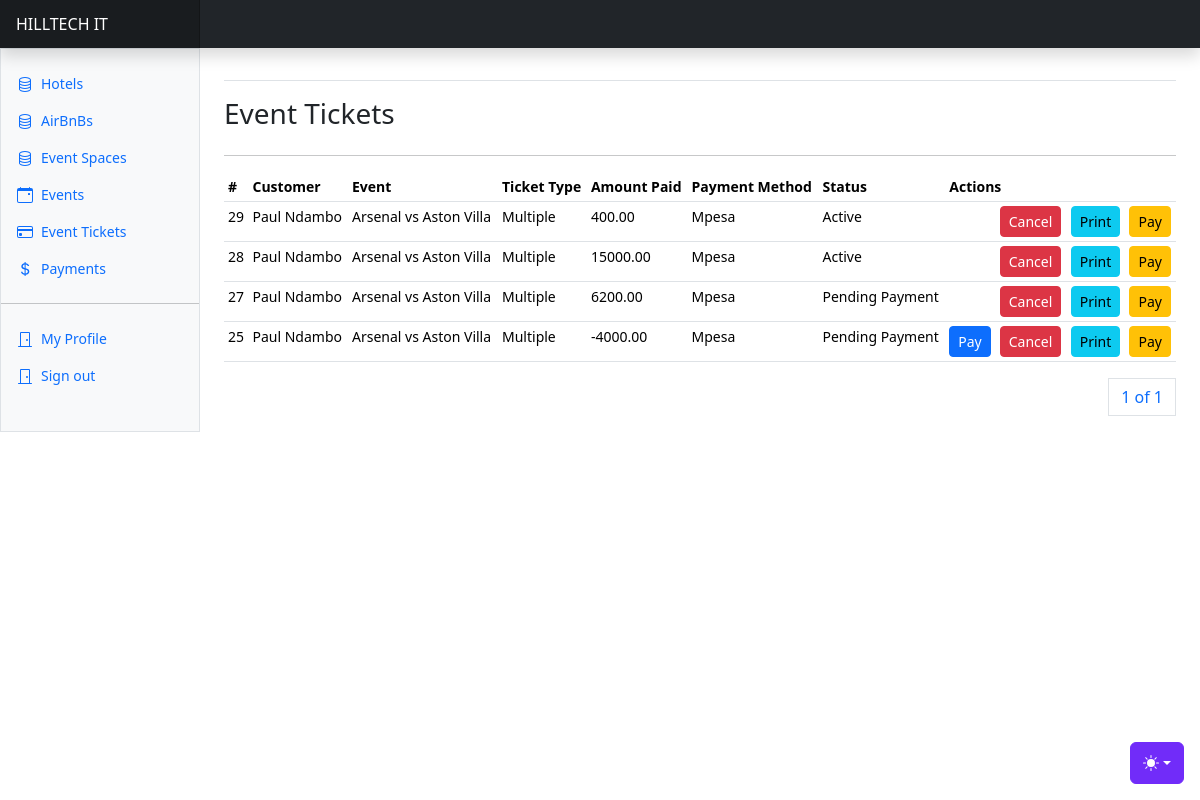
/events/tickets/ (signed in), run on an earlier commit of the app's database.
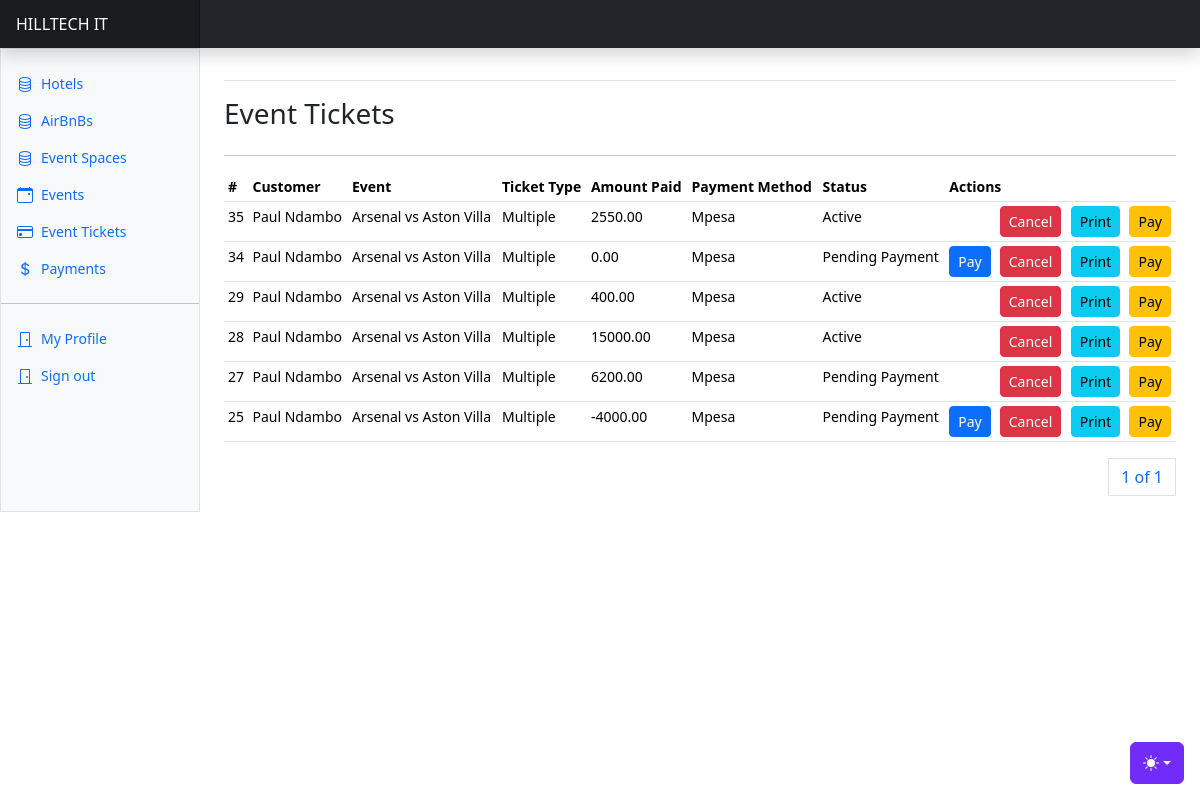
And on a later commit of the database.
### apps/events/models.py (models this page shows, shortened)
class EventTicket(AbstractBaseModel):
    ticket_number = models.CharField(max_length=255, null=True)
    user = models.ForeignKey("users.User", on_delete=models.CASCADE, related_name="usereventtickets")
    event = models.ForeignKey(
        Event, on_delete=models.CASCADE, related_name="eventtickets"
    )
    ticket_type = models.CharField(max_length=255, choices=EVENT_TICKET_TYPE_CHOICES)
    amount_expected = models.DecimalField(max_digits=20, decimal_places=2, null=True)
    amount_paid = models.DecimalField(max_digits=20, decimal_places=2, null=True)
    payment_method = models.CharField(
        max_length=255, choices=PAYMENT_METHOD_CHOICES, null=True
    )
    ticket_status = models.CharField(max_length=255, choices=TICKET_STATUS_CHOICES)
    payment_link = models.URLField(max_length=500, null=True)
    reference = models.CharField(max_length=255, null=True)
    transaction_id = models.CharField(max_length=255, null=True)
    payment_notif_send = models.BooleanField(default=False)
    notif_send = models.BooleanField(default=False)
    @property
    def is_fully_paid(self):
        return True if self.amount_paid == self.amount_expected else False

class Event(AbstractBaseModel):
    owner = models.ForeignKey(
        "users.User", on_delete=models.CASCADE, related_name="userevents"
    )
    title = models.CharField(max_length=500)
    event_date = models.DateField(null=True)
    event_time = models.TimeField(null=True)
    regular_ticket_price = models.DecimalField(max_digits=20, decimal_places=2, default=0)
    vip_ticket_price = models.DecimalField(max_digits=20, decimal_places=2, default=0)
    vvip_ticket_price = models.DecimalField(max_digits=20, decimal_places=2, default=0)
    children_ticket_price = models.DecimalField(max_digits=20, decimal_places=2, default=0)
    couples_ticket_price = models.DecimalField(max_digits=20, decimal_places=2, default=0)
    students_ticket_price = models.DecimalField(max_digits=20, decimal_places=2, default=0)
    group_ticket_price = models.DecimalField(max_digits=20, decimal_places=2, default=0)
    age_limit = models.FloatField(default=0)
    children_allowed = models.BooleanField(default=True)
    description = models.TextField()
    location = models.CharField(max_length=1000)
    event_banner = models.ImageField(upload_to="event_banners/", null=True)
    allowed_payment_methods = models.JSONField(default=list)
    total_tickets = models.IntegerField(default=1)
    def __str__(self):
        return self.title

### apps/users/models.py (models this page shows, shortened)
class User(AbstractUser, AbstractBaseModel):
    role = models.CharField(choices=ROLE_CHOICES, max_length=32, null=True)
    phone_number = models.CharField(max_length=255, null=True)
    id_number = models.CharField(max_length=255, null=True)
    gender = models.CharField(max_length=255, null=True, choices=GENDER_CHOICES)
    date_of_birth = models.DateField(null=True)
    city = models.CharField(max_length=255, null=True)
    country = models.CharField(max_length=255, null=True)
    address = models.CharField(max_length=255, null=True)
    token = models.CharField(null=True, max_length=255)
    token_expiration_date = models.DateTimeField(null=True)
    activation_date = models.DateTimeField(null=True)
    position = models.CharField(
        max_length=255, choices=STAFF_POSITION_CHOICES, null=True
    )
    address = models.CharField(max_length=255, null=True)
    business_address = models.CharField(max_length=255, null=True)
    city = models.CharField(max_length=255, null=True)
    business_city = models.CharField(max_length=255, null=True)
    country = models.CharField(max_length=255, null=True)
    business_country = models.CharField(max_length=255, null=True)
    business_name = models.CharField(max_length=255, null=True)
    business_number = models.CharField(max_length=255, null=True)
    business_email = models.EmailField(null=True)
    business_phone = models.CharField(max_length=255, null=True)
    def name(self):
        return f"{self.first_name} {self.last_name}"

### apps/events/views.py (the view)
# urls.py: path("tickets/", event_tickets, name="tickets"),
@login_required(login_url="/users/user-login/")
def event_tickets(request):
    tickets = EventTicket.objects.all().order_by("-created")
    user = request.user
    if not user.is_superuser:
        tickets = EventTicket.objects.filter(event__owner=user).order_by("-created")
    paginator = Paginator(tickets, 10)
    page_number = request.GET.get("page")
    page_obj = paginator.get_page(page_number)
    context = {"tickets": tickets, "page_obj": page_obj}
    return render(request, "events/tickets.html", context)

### templates/events/tickets.html (shortened to what this page needs)
{% extends "base.html" %}
{% block content %}
<div class="row">
    <h3>Event Tickets</h3>
</div>
<hr/>
      <div class="table-responsive small">
        <table class="table table-sm">
          <thead>
            <tr>
              <th scope="col">#</th>
              <th scope="col">Customer</th>
              <th scope="col">Event</th>
              <th scope="col">Ticket Type</th>
              <th scope="col">Amount Paid</th>
              <th scope="col">Payment Method</th>
              <th scope="col">Status</th>
              <th scope="col" colspan="4">Actions</th>
            </tr>
          </thead>
          <tbody>
            {% for event_ticket in page_obj %}
            <tr>
              <td>{{event_ticket.id}}</td>
              <td>{{event_ticket.user.name}}</td>
              <td>{{event_ticket.event}}</td>
              <td>{{event_ticket.ticket_type}}</td>
              <td>{{event_ticket.amount_paid}}</td>
              <td>{{event_ticket.payment_method}}</td>
              <td>{{event_ticket.ticket_status}}</td>
              {% if event_ticket.is_fully_paid == True %}
              <td></td>
              {% else %}
              <td><a class="btn btn-primary btn-sm" data-bs-toggle="modal" data-bs-target="#eventTicketPaymentModal{{event_ticket.id}}">
                Pay
              </a></td>
              {% endif %}
              <td><a class="btn btn-danger btn-sm" data-bs-toggle="modal" data-bs-target="#cancelEventTicketModal{{ event_ticket.id }}">
                Cancel
              </a></td>
              <td><a href="{% url 'print-ticket' event_ticket.id %}" class="btn btn-info btn-sm">Print</a></td>
              <td><a href="{{event_ticket.payment_link}}" class="btn btn-warning btn-sm">
                Pay
              </a></td>
            </tr>
            {% endfor %}
          </tbody>
        </table>
        <div>
          <nav aria-label="Page navigation example">
            <ul class="pagination justify-content-end">
              <a class="page-link" href="#">{{ page_obj.number }} of {{ page_obj.paginator.num_pages }}</a>
            </ul>
          </nav>
        </div>
      </div>
{% endblock content %}

What changed in the data, as far as the page shows it:
added EventTicket: id "35", user.name "Paul Ndambo", event "Arsenal vs Aston Villa", ticket_type "Multiple", amount_paid "2550.00", payment_method "Mpesa", ticket_status "Active", amount_expected 2550 (drawn)
added EventTicket: id "34", user.name "Paul Ndambo", event "Arsenal vs Aston Villa", ticket_type "Multiple", amount_paid "0.00", payment_method "Mpesa", ticket_status "Pending Payment"
